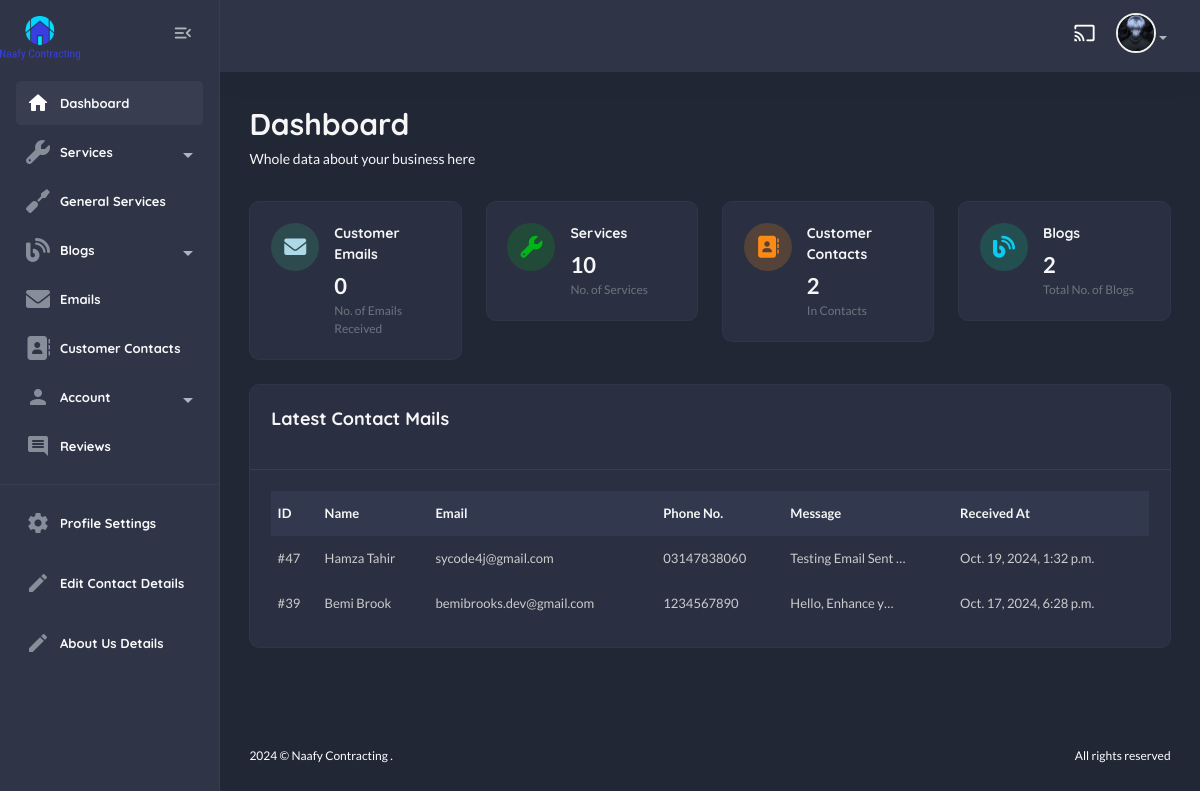
The app's page /useradmin/ (signed in), older data.
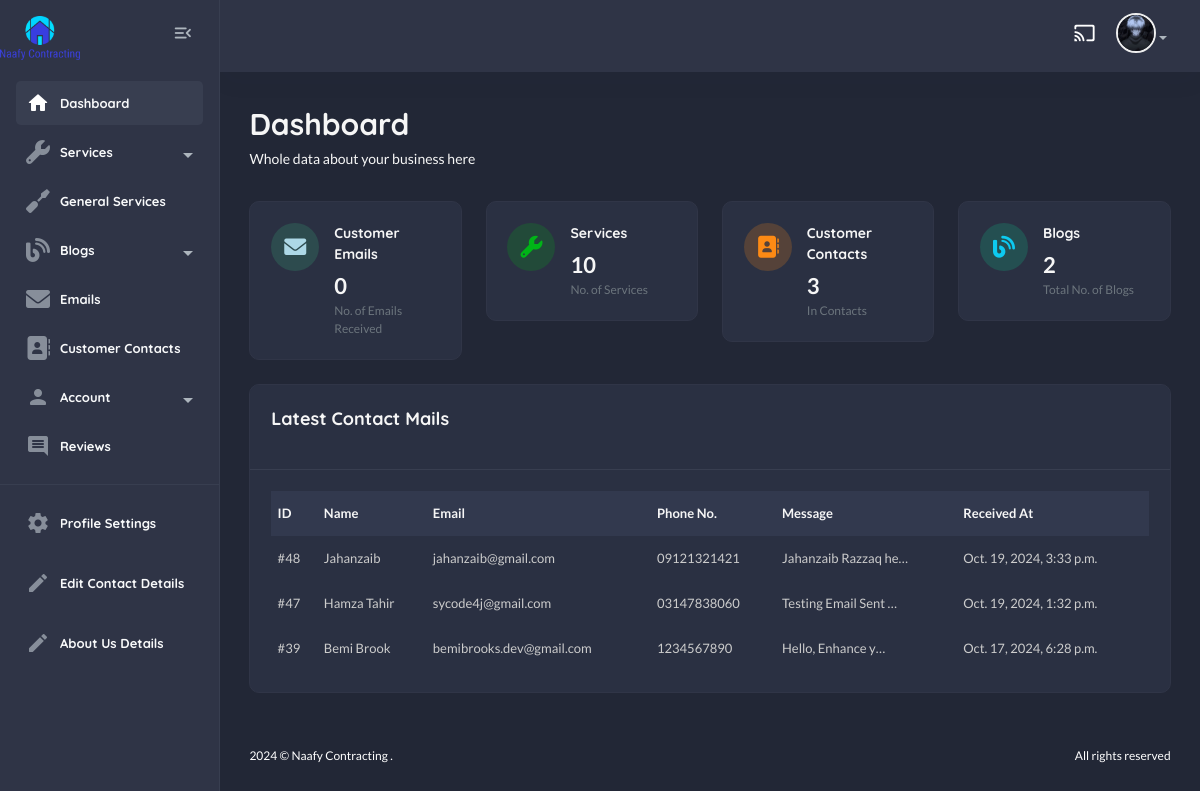
The same page, newer data.
### contact/models.py (models this page shows, shortened)
class Contact(models.Model):
    name = models.CharField(max_length=100)
    email = models.EmailField(unique=True)
    phone_no = models.CharField(max_length=20, default="+123 456 7890")
    message = models.TextField()
    submitted_at = models.DateTimeField(auto_now_add=True)
    responded = models.BooleanField(default=False)

### useradmin/views.py (the view)
# urls.py: path("", views.dashboard_view, name="dashboard"),
@login_required
def dashboard_view(request):
    contacts = Contact.objects.all().order_by("-id")
    emails = Email.objects.all()
    services = Service.objects.all()
    blogs = Blog.objects.all()
    context = {
        "contacts" : contacts,
        "emails" : emails,
        "services" : services,
        "blogs" : blogs,
    }
    return render(request, "useradmin/dashboard.html", context)

### home/context_processors.py (called while the page is built)
def default(request):
    services = Service.objects.all().order_by("-id")
    contact_details = ContactDetails.objects.first()
    return {
        "services" : services,
        "contact_details" : contact_details,
    }

### templates/useradmin/dashboard.html (shortened to what the changed rows need)
{% extends "useradmin/base.html" %}
    {% load static %}
        {% block content %}
            <section class="content-main">
                <div class="content-header">
                    <div>
                        <h2 class="content-title card-title">Dashboard</h2>
                    </div>
                </div>
                <div class="row">
                    <div class="col-lg-3">
                        <div class="card card-body mb-4">
                            <article class="icontext">
                                <div class="text">
                                    <h6 class="mb-1 card-title">Customer Contacts</h6>
                                    <span>{{contacts.count}}</span>
                                    <span class="text-sm"> In {{categories.count}} Contacts </span>
                                </div>
                            </article>
                        </div>
                    </div>
                </div>
                <div class="card mb-4">
                    <div class="card-body">
                        <div class="table-responsive">
                            <div class="table-responsive">
                                <table class="table align-middle table-nowrap mb-0">
                                    <thead class="table-light">
                                        <tr>
                                            <th class="align-middle" scope="col">ID</th>
                                            <th class="align-middle" scope="col">Name</th>
                                            <th class="align-middle" scope="col">Email</th>
                                            <th class="align-middle" scope="col">Phone No.</th>
                                            <th class="align-middle" scope="col">Message</th>
                                            <th class="align-middle" scope="col">Received At</th>
                                        </tr>
                                    </thead>
                                    <tbody>
                                        {% for c in contacts %}
                                            <tr>
                                                <td><aclass="fw-bold">#{{c.id}}</aclass=></td>
                                                <td>{{c.name}}</td>
                                                <td>{{c.email}}</td>
                                                <td>{{c.phone_no}}</td>
                                                <td>{{c.message|truncatechars:20}}</td>
                                                <td>{{c.submitted_at}}</td>
                                            </tr>
                                        {% endfor %}
                                    </tbody>
                                </table>
                            </div>
                        </div>
                    </div>
                </div>
            </section>
        {% endblock content%}

Row changes from the older to the newer data that the page shows:
added Contact: id "48", name "Jahanzaib", email "jahanzaib@gmail.com", phone_no "09121321421", message "Jahanzaib Razzaq he…", submitted_at "Oct. 19, 2024, 3:33 p.m."
Text that changed along with them:
{{ contacts.count }}: "2" → "3"
